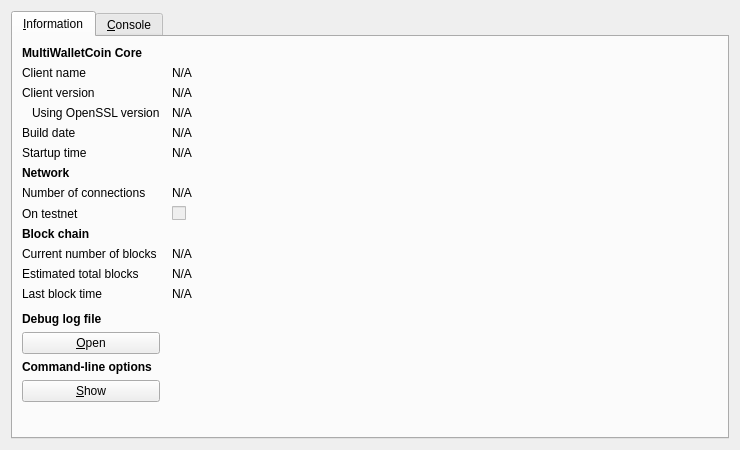
<?xml version="1.0" encoding="UTF-8"?>
<ui version="4.0">
 <class>RPCConsole</class>
 <widget class="QDialog" name="RPCConsole">
  <property name="geometry">
   <rect>
    <x>0</x>
    <y>0</y>
    <width>740</width>
    <height>450</height>
   </rect>
  </property>
  <property name="windowTitle">
   <string>MultiWalletCoin - Debug window</string>
  </property>
  <layout class="QVBoxLayout" name="verticalLayout_2">
   <item>
    <widget class="QTabWidget" name="tabWidget">
     <property name="currentIndex">
      <number>0</number>
     </property>
     <widget class="QWidget" name="tab_info">
      <attribute name="title">
       <string>&amp;Information</string>
      </attribute>
      <layout class="QGridLayout" name="gridLayout" columnstretch="0,1">
       <property name="horizontalSpacing">
        <number>12</number>
       </property>
       <item row="0" column="0">
        <widget class="QLabel" name="label_9">
         <property name="font">
          <font>
           <weight>75</weight>
           <bold>true</bold>
          </font>
         </property>
         <property name="text">
          <string>MultiWalletCoin Core</string>
         </property>
        </widget>
       </item>
       <item row="1" column="0">
        <widget class="QLabel" name="label_5">
         <property name="text">
          <string>Client name</string>
         </property>
        </widget>
       </item>
       <item row="1" column="1">
        <widget class="QLabel" name="clientName">
         <property name="cursor">
          <cursorShape>IBeamCursor</cursorShape>
         </property>
         <property name="text">
          <string>N/A</string>
         </property>
         <property name="textFormat">
          <enum>Qt::PlainText</enum>
         </property>
         <property name="textInteractionFlags">
          <set>Qt::LinksAccessibleByMouse|Qt::TextSelectableByKeyboard|Qt::TextSelectableByMouse</set>
         </property>
        </widget>
       </item>
       <item row="2" column="0">
        <widget class="QLabel" name="label_6">
         <property name="text">
          <string>Client version</string>
         </property>
        </widget>
       </item>
       <item row="2" column="1">
        <widget class="QLabel" name="clientVersion">
         <property name="cursor">
          <cursorShape>IBeamCursor</cursorShape>
         </property>
         <property name="text">
          <string>N/A</string>
         </property>
         <property name="textFormat">
          <enum>Qt::PlainText</enum>
         </property>
         <property name="textInteractionFlags">
          <set>Qt::LinksAccessibleByMouse|Qt::TextSelectableByKeyboard|Qt::TextSelectableByMouse</set>
         </property>
        </widget>
       </item>
       <item row="3" column="0">
        <widget class="QLabel" name="label_14">
         <property name="text">
          <string>Using OpenSSL version</string>
         </property>
         <property name="indent">
          <number>10</number>
         </property>
        </widget>
       </item>
       <item row="3" column="1">
        <widget class="QLabel" name="openSSLVersion">
         <property name="cursor">
          <cursorShape>IBeamCursor</cursorShape>
         </property>
         <property name="text">
          <string>N/A</string>
         </property>
         <property name="textFormat">
          <enum>Qt::PlainText</enum>
         </property>
         <property name="textInteractionFlags">
          <set>Qt::LinksAccessibleByMouse|Qt::TextSelectableByKeyboard|Qt::TextSelectableByMouse</set>
         </property>
        </widget>
       </item>
       <item row="4" column="0">
        <widget class="QLabel" name="label_12">
         <property name="text">
          <string>Build date</string>
         </property>
        </widget>
       </item>
       <item row="4" column="1">
        <widget class="QLabel" name="buildDate">
         <property name="cursor">
          <cursorShape>IBeamCursor</cursorShape>
         </property>
         <property name="text">
          <string>N/A</string>
         </property>
         <property name="textFormat">
          <enum>Qt::PlainText</enum>
         </property>
         <property name="textInteractionFlags">
          <set>Qt::LinksAccessibleByMouse|Qt::TextSelectableByKeyboard|Qt::TextSelectableByMouse</set>
         </property>
        </widget>
       </item>
       <item row="5" column="0">
        <widget class="QLabel" name="label_13">
         <property name="text">
          <string>Startup time</string>
         </property>
        </widget>
       </item>
       <item row="5" column="1">
        <widget class="QLabel" name="startupTime">
         <property name="cursor">
          <cursorShape>IBeamCursor</cursorShape>
         </property>
         <property name="text">
          <string>N/A</string>
         </property>
         <property name="textFormat">
          <enum>Qt::PlainText</enum>
         </property>
         <property name="textInteractionFlags">
          <set>Qt::LinksAccessibleByMouse|Qt::TextSelectableByKeyboard|Qt::TextSelectableByMouse</set>
         </property>
        </widget>
       </item>
       <item row="6" column="0">
        <widget class="QLabel" name="label_11">
         <property name="font">
          <font>
           <weight>75</weight>
           <bold>true</bold>
          </font>
         </property>
         <property name="text">
          <string>Network</string>
         </property>
        </widget>
       </item>
       <item row="7" column="0">
        <widget class="QLabel" name="label_7">
         <property name="text">
          <string>Number of connections</string>
         </property>
        </widget>
       </item>
       <item row="7" column="1">
        <widget class="QLabel" name="numberOfConnections">
         <property name="cursor">
          <cursorShape>IBeamCursor</cursorShape>
         </property>
         <property name="text">
          <string>N/A</string>
         </property>
         <property name="textFormat">
          <enum>Qt::PlainText</enum>
         </property>
         <property name="textInteractionFlags">
          <set>Qt::LinksAccessibleByMouse|Qt::TextSelectableByKeyboard|Qt::TextSelectableByMouse</set>
         </property>
        </widget>
       </item>
       <item row="8" column="0">
        <widget class="QLabel" name="label_8">
         <property name="text">
          <string>On testnet</string>
         </property>
        </widget>
       </item>
       <item row="8" column="1">
        <widget class="QCheckBox" name="isTestNet">
         <property name="enabled">
          <bool>false</bool>
         </property>
         <property name="text">
          <string/>
         </property>
        </widget>
       </item>
       <item row="9" column="0">
        <widget class="QLabel" name="label_10">
         <property name="font">
          <font>
           <weight>75</weight>
           <bold>true</bold>
          </font>
         </property>
         <property name="text">
          <string>Block chain</string>
         </property>
        </widget>
       </item>
       <item row="10" column="0">
        <widget class="QLabel" name="label_3">
         <property name="text">
          <string>Current number of blocks</string>
         </property>
        </widget>
       </item>
       <item row="10" column="1">
        <widget class="QLabel" name="numberOfBlocks">
         <property name="cursor">
          <cursorShape>IBeamCursor</cursorShape>
         </property>
         <property name="text">
          <string>N/A</string>
         </property>
         <property name="textFormat">
          <enum>Qt::PlainText</enum>
         </property>
         <property name="textInteractionFlags">
          <set>Qt::LinksAccessibleByMouse|Qt::TextSelectableByKeyboard|Qt::TextSelectableByMouse</set>
         </property>
        </widget>
       </item>
       <item row="11" column="0">
        <widget class="QLabel" name="label_4">
         <property name="text">
          <string>Estimated total blocks</string>
         </property>
        </widget>
       </item>
       <item row="11" column="1">
        <widget class="QLabel" name="totalBlocks">
         <property name="cursor">
          <cursorShape>IBeamCursor</cursorShape>
         </property>
         <property name="text">
          <string>N/A</string>
         </property>
         <property name="textFormat">
          <enum>Qt::PlainText</enum>
         </property>
         <property name="textInteractionFlags">
          <set>Qt::LinksAccessibleByMouse|Qt::TextSelectableByKeyboard|Qt::TextSelectableByMouse</set>
         </property>
        </widget>
       </item>
       <item row="12" column="0">
        <widget class="QLabel" name="label_2">
         <property name="text">
          <string>Last block time</string>
         </property>
        </widget>
       </item>
       <item row="12" column="1">
        <widget class="QLabel" name="lastBlockTime">
         <property name="cursor">
          <cursorShape>IBeamCursor</cursorShape>
         </property>
         <property name="text">
          <string>N/A</string>
         </property>
         <property name="textFormat">
          <enum>Qt::PlainText</enum>
         </property>
         <property name="textInteractionFlags">
          <set>Qt::LinksAccessibleByMouse|Qt::TextSelectableByKeyboard|Qt::TextSelectableByMouse</set>
         </property>
        </widget>
       </item>
       <item row="13" column="0">
        <spacer name="verticalSpacer_2">
         <property name="orientation">
          <enum>Qt::Vertical</enum>
         </property>
         <property name="sizeHint" stdset="0">
          <size>
           <width>20</width>
           <height>20</height>
          </size>
         </property>
        </spacer>
       </item>
       <item row="14" column="0">
        <widget class="QLabel" name="labelDebugLogfile">
         <property name="font">
          <font>
           <weight>75</weight>
           <bold>true</bold>
          </font>
         </property>
         <property name="text">
          <string>Debug log file</string>
         </property>
        </widget>
       </item>
       <item row="15" column="0">
        <widget class="QPushButton" name="openDebugLogfileButton">
         <property name="toolTip">
          <string>Open the MultiWalletCoin debug log file from the current data directory. This can take a few seconds for large log files.</string>
         </property>
         <property name="text">
          <string>&amp;Open</string>
         </property>
         <property name="autoDefault">
          <bool>false</bool>
         </property>
        </widget>
       </item>
       <item row="16" column="0">
        <widget class="QLabel" name="labelCLOptions">
         <property name="font">
          <font>
           <weight>75</weight>
           <bold>true</bold>
          </font>
         </property>
         <property name="text">
          <string>Command-line options</string>
         </property>
        </widget>
       </item>
       <item row="17" column="0">
        <widget class="QPushButton" name="showCLOptionsButton">
         <property name="toolTip">
          <string>Show the MultiWalletCoin-Qt help message to get a list with possible MultiWalletCoin command-line options.</string>
         </property>
         <property name="text">
          <string>&amp;Show</string>
         </property>
         <property name="autoDefault">
          <bool>false</bool>
         </property>
        </widget>
       </item>
       <item row="18" column="0">
        <spacer name="verticalSpacer">
         <property name="orientation">
          <enum>Qt::Vertical</enum>
         </property>
         <property name="sizeHint" stdset="0">
          <size>
           <width>20</width>
           <height>40</height>
          </size>
         </property>
        </spacer>
       </item>
      </layout>
     </widget>
     <widget class="QWidget" name="tab_console">
      <attribute name="title">
       <string>&amp;Console</string>
      </attribute>
      <layout class="QVBoxLayout" name="verticalLayout_3">
       <property name="spacing">
        <number>3</number>
       </property>
       <item>
        <widget class="QTextEdit" name="messagesWidget">
         <property name="minimumSize">
          <size>
           <width>0</width>
           <height>100</height>
          </size>
         </property>
         <property name="readOnly">
          <bool>true</bool>
         </property>
         <property name="tabKeyNavigation" stdset="0">
          <bool>false</bool>
         </property>
         <property name="columnCount" stdset="0">
          <number>2</number>
         </property>
        </widget>
       </item>
       <item>
        <layout class="QHBoxLayout" name="horizontalLayout">
         <property name="spacing">
          <number>3</number>
         </property>
         <item>
          <widget class="QLabel" name="label">
           <property name="text">
            <string notr="true">&gt;</string>
           </property>
          </widget>
         </item>
         <item>
          <widget class="QLineEdit" name="lineEdit"/>
         </item>
         <item>
          <widget class="QPushButton" name="clearButton">
           <property name="maximumSize">
            <size>
             <width>24</width>
             <height>24</height>
            </size>
           </property>
           <property name="toolTip">
            <string>Clear console</string>
           </property>
           <property name="text">
            <string/>
           </property>
           <property name="icon">
            <iconset resource="../bitcoin.qrc">
             <normaloff>:/icons/remove</normaloff>:/icons/remove</iconset>
           </property>
           <property name="shortcut">
            <string notr="true">Ctrl+L</string>
           </property>
           <property name="autoDefault">
            <bool>false</bool>
           </property>
          </widget>
         </item>
        </layout>
       </item>
      </layout>
     </widget>
    </widget>
   </item>
  </layout>
 </widget>
 <resources>
  <include location="../bitcoin.qrc"/>
 </resources>
 <connections/>
</ui>
